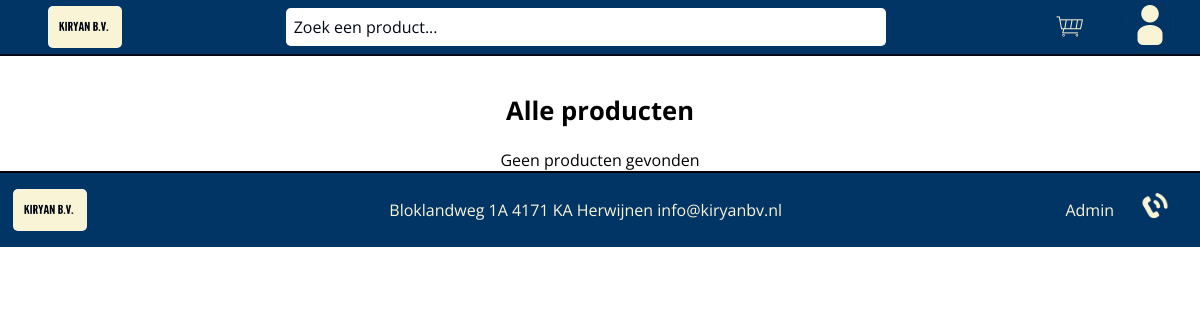
/products-list.php, run on an earlier commit of the app's database.
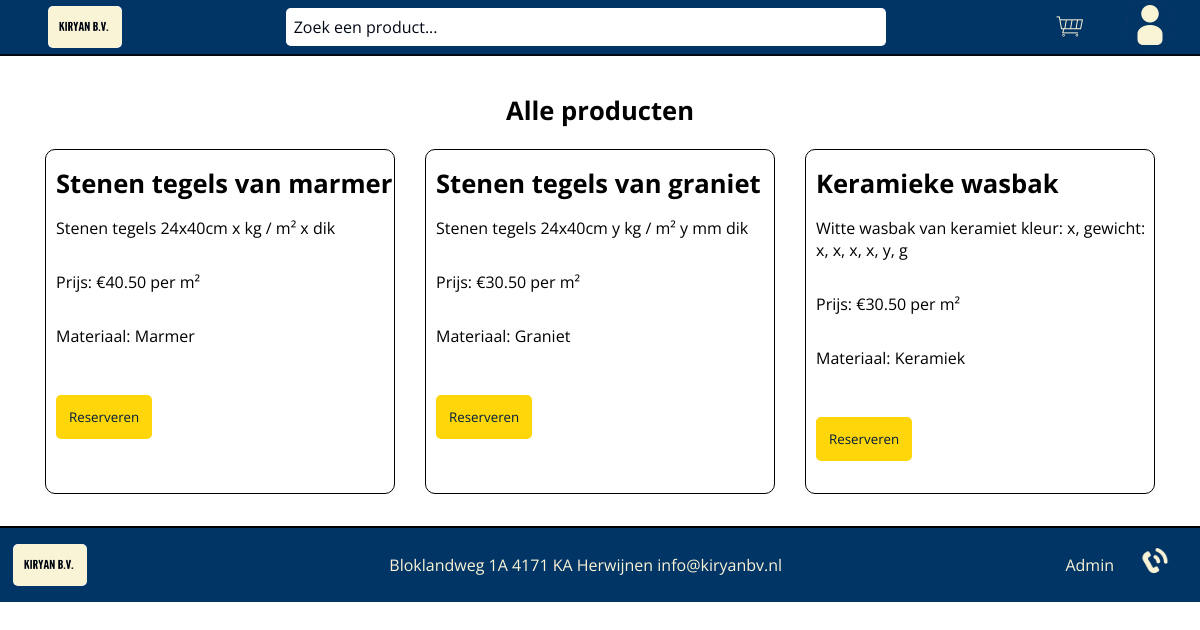
And on a later commit of the database.
### tables this page shows
CREATE TABLE products (
    id BIGINT UNSIGNED AUTO_INCREMENT PRIMARY KEY,
    name VARCHAR(255) UNIQUE,
    description text,
    image VARCHAR(255),
    price DECIMAL(10, 2),
    unit varchar(100),
    material_id BIGINT UNSIGNED,
    category_id BIGINT UNSIGNED,
    stock MEDIUMINT,
    available BOOLEAN,
    added_at DATETIME DEFAULT CURRENT_TIMESTAMP,
    FOREIGN KEY (material_id) REFERENCES materials(id),
    FOREIGN KEY (category_id) REFERENCES categories(id)
);

CREATE TABLE materials (
    id BIGINT UNSIGNED AUTO_INCREMENT PRIMARY KEY,
    name VARCHAR(100) UNIQUE,
    description text,
    added DATETIME DEFAULT CURRENT_TIMESTAMP
);

### products-list.php (the view, shortened to what this page needs)
<?php
require_once ("includes/database.php");
$products = [];
$search = mysqli_escape_string($db, $_GET['search'] ?? '');
    $query = "SELECT products.id, products.name, products.description, products.unit, products.price, materials.name AS material_name FROM products LEFT JOIN materials ON products.material_id = materials.id WHERE products.name LIKE '%$search%'";
    $searchResult = mysqli_query($db, $query);
    while($row = mysqli_fetch_assoc($searchResult)) {
        $products[] = $row;
    }
?>
<!DOCTYPE html>
<html lang="en" xmlns="http://www.w3.org/1999/html">
<head>
    <link rel="stylesheet" href="css/index.css">
</head>
<body>
<nav>
    <img class="kiryan-logo" src="images/Logosafbeeldingen.png" alt="logo">
        <form class="search-bar" action="">
    <input name="search" type="text" id="searchInput" placeholder="Zoek een product..." value="<?= htmlentities($_GET['search'] ?? '') ?>">
        </form>
    <a href="">
        <img class="cart-logo" src="images/Kiryan B.V. Iconen winkelmand.png" alt="winkelmand">
    </a>
    <a href="login-customer.php">
        <img class="account-logo" src="images/Kiryan B.V. Iconen account.png" alt="account">
    </a>
</nav>
<main>
    <header>
        <section class="homepage">
            <div>
                <section class="product-section">
                    <h2> Alle producten </h2>
                    <div class="products">
                        <?= count($products) === 0 ? 'Geen producten gevonden' : '' ?>
                        <?php foreach($products as $product): ?>
                        <form class="product-article" method="post" action="shoppingcart.php">
                            <div class="product-card">
                                <h3><?= $product['name'] ?></h3>
                                <p><?= $product['description'] ?></p>
                                <p>Prijs: €<?= $product['price'] ?> per <?= $product['unit'] ?></p>
                                <p> Materiaal: <?= $product['material_name'] ?></p>
                                <div class="button-container">
                                    <button class="button-assignment" type="submit" name="submit" value="submit">Reserveren</button>
                                </div>
                            </div>
                        </form>
                        <?php endforeach; ?>
                    </div>
                </section>
            </div>
        </section>
    </header>
</main>
<footer>
    <div class="footer-content">
        <img class="footer-logo" src="images/Logosafbeeldingen.png" alt="logo">
        <div class="kiryan-info">
            <p> Bloklandweg 1A
                4171 KA Herwijnen
                info@kiryanbv.nl</p>
        </div>
        <div class="footer-links">
            <a class="login-admin-link" href="login-admin.php" >
                Admin
            </a>
            <a href="contact.php">
                <img class="menu-logo" src="images/Kiryan B.V. Iconen contact.png" alt="menu">
            </a>
        </div>
    </div>
</footer>
</body>

### css/index.css (style rules this page uses)
* { box-sizing: border-box; font-family: "Open Sans", sans-serif; }
body { margin: 0; }
nav { padding: 10px; display: flex; justify-content: space-between; gap: 1rem; align-items: center; border-bottom: 2px solid #000814; background-color: #003566; height: 3.5rem; position: sticky; width: 100vw; top: 0; z-index: 100; }
nav img { height: 3rem; margin-right: 1rem; }
nav input[type="text"] { border: none; border-radius: 0.3rem; width: 50vw; padding: 0.5rem; font-size: 1rem; margin: auto; }
nav input[type="text"]::placeholder { color: #000814; }
.search-bar { margin-right: auto; }
.kiryan-logo { margin-left: 3%; margin-right: auto; width: 5rem; height: 3rem; border: solid #003566; border-radius: 0.5rem; }
.footer-logo { border: solid #003566; border-radius: 0.5rem; width: 5rem; height: 3rem; }
.products { display: flex; justify-content: center; gap: 30px; flex-wrap: wrap; text-align: start; }
h2 { padding-top: 1rem; font-size: 1.6rem; text-align: center; }
h3, h4, h5 { display: block; font-size: 1.6rem; margin-block-start: 1rem; margin-block-end: 1rem; margin-inline-start: 10px; font-weight: bold; }
.product-section { border-bottom: 2px solid #000000; }
.products p { display: block; font-size: 1rem; margin-inline-start: 10px; margin-bottom: 2rem; }
.products .product-article { display: flex; flex-direction: column; border: 1px solid #000000; border-radius: 10px; max-width: 350px; max-height: 30%; position: relative; margin-bottom: 2rem; min-width: 350px; }
.button-container { margin-top: auto; }
.button-assignment { padding: 10px; color: #001d3d; text-decoration: none; border-radius: 5px; border: 3px solid #ffd60a; background-color: #ffd60a; margin-inline-start: 10px; margin-block-start: 1rem; margin-block-end: 2rem; max-height: 100%; max-width: 100%; display: inline-block; cursor: pointer; }
footer { padding: 10px; background-color: #003566; min-height: 3.5rem; color: #FAF4D7; }
footer img { height: 2.5rem; margin-right: 1rem; }
.footer-content { display: flex; justify-content: space-between; align-items: center; width: 100%; }
.footer-links { display: flex; gap: 20px; align-items: center; }
.footer-links a { text-decoration: none; color: #FAF4D7; }

What changed in the data, as far as the page shows it:
added products: name "Stenen tegels van marmer", description "Stenen tegels 24x40cm x kg / m² x dik", price "40.50", unit "m²", material.name "Marmer"
added products: name "Stenen tegels van graniet", description "Stenen tegels 24x40cm y kg / m² y mm dik", price "30.50", unit "m²", material.name "Graniet"
added products: name "Keramieke wasbak", description "Witte wasbak van keramiet kleur: x, gewicht: x, x, x, x, y, g", price "30.50", unit "m²", material.name "Keramiek"
Also different on the page:
text no longer shown: "Geen producten gevonden"
